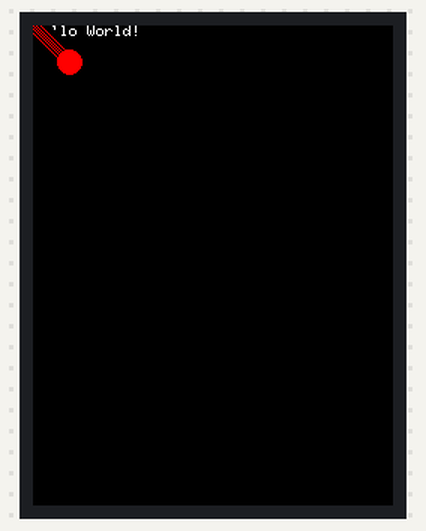
A sketch run on a simulated Arduino Uno, built with avr-gcc and run on an emulated ATmega328P. Parts: 240×320 colour display.

Above: at 0.61 s.
At 5.24 s:
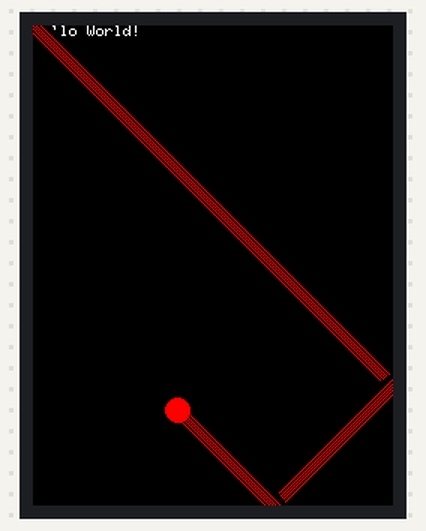
At 10.17 s:
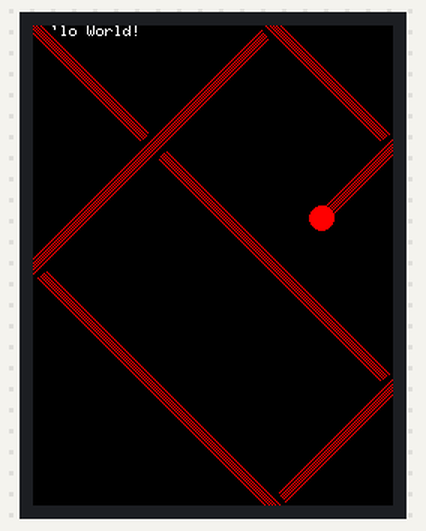
At 20.05 s:
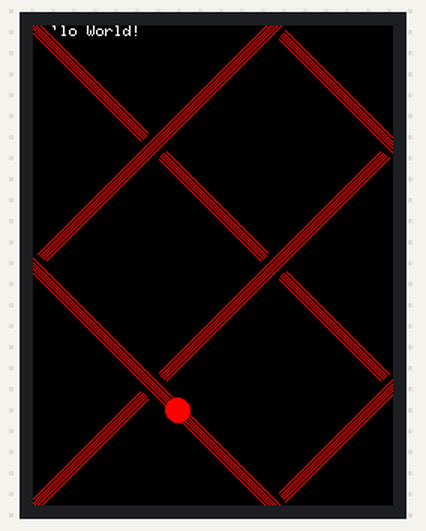
At 29.92 s:
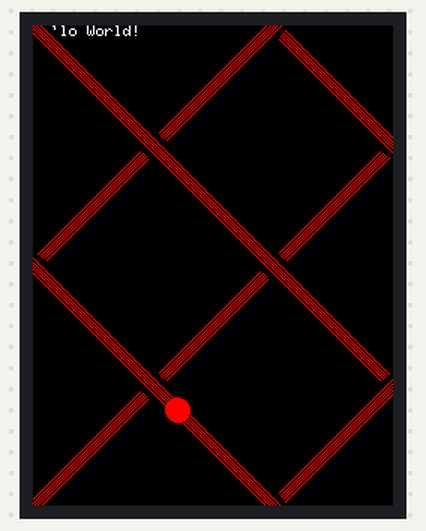
At 39.8 s:
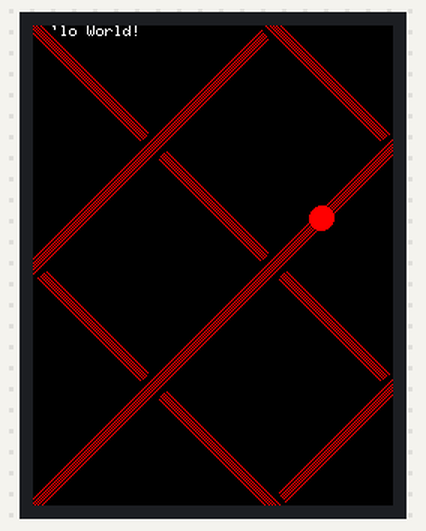

The sketch:

circledemo.ino
```cpp
#include "TFTLCD.h"
#include "TouchScreen.h"

// These are the pins for the shield!
#define YP A1  // must be an analog pin, use "An" notation!
#define XM A2  // must be an analog pin, use "An" notation!
#define YM 7   // can be a digital pin
#define XP 6   // can be a digital pin

#define TS_MINX 135
#define TS_MINY 115
#define TS_MAXX 900
#define TS_MAXY 940
#define LCD_CS A3
#define LCD_CD A2
#define LCD_WR A1
#define LCD_RD A0

TouchScreen ts = TouchScreen(XP, YP, XM, YM, 0);
TFTLCD tft(LCD_CS, LCD_CD, LCD_WR, LCD_RD, 0);

int x = 0;
int y = 0;
int xLast = 0;
int yLast = 0;
int xMod = 1;
int yMod = 1;
int radius = 8;
int red = tft.color565(0xFF, 0x00, 0x00);
void setup(void) {
  tft.initDisplay();
  tft.println("Hello World!");
}
void loop() {
  delay(10);
  tft.drawCircle(x, y, radius, 0x0000);
  if      (x == 0)   xMod = 1;
  else if (x == 240) xMod = -1;
  if      (y == 0)   yMod = 1;
  else if (y == 320) yMod = -1;
  y += yMod;
  x += xMod;
  tft.fillCircle(x, y, radius, red);
}
```
